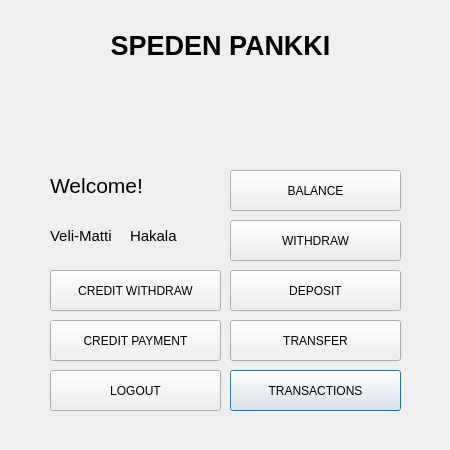
<?xml version="1.0" encoding="UTF-8"?>
<ui version="4.0">
 <class>userWindow_dll</class>
 <widget class="QDialog" name="userWindow_dll">
  <property name="geometry">
   <rect>
    <x>0</x>
    <y>0</y>
    <width>450</width>
    <height>450</height>
   </rect>
  </property>
  <property name="minimumSize">
   <size>
    <width>0</width>
    <height>0</height>
   </size>
  </property>
  <property name="maximumSize">
   <size>
    <width>450</width>
    <height>450</height>
   </size>
  </property>
  <property name="windowTitle">
   <string>Dialog</string>
  </property>
  <widget class="QPushButton" name="transactionButton">
   <property name="geometry">
    <rect>
     <x>230</x>
     <y>370</y>
     <width>171</width>
     <height>41</height>
    </rect>
   </property>
   <property name="maximumSize">
    <size>
     <width>16777215</width>
     <height>16777215</height>
    </size>
   </property>
   <property name="text">
    <string>TRANSACTIONS</string>
   </property>
  </widget>
  <widget class="QPushButton" name="logoutButton">
   <property name="geometry">
    <rect>
     <x>50</x>
     <y>370</y>
     <width>171</width>
     <height>41</height>
    </rect>
   </property>
   <property name="text">
    <string>LOGOUT</string>
   </property>
  </widget>
  <widget class="QPushButton" name="balanceButton">
   <property name="geometry">
    <rect>
     <x>230</x>
     <y>170</y>
     <width>171</width>
     <height>41</height>
    </rect>
   </property>
   <property name="text">
    <string>BALANCE</string>
   </property>
  </widget>
  <widget class="QPushButton" name="transferButton">
   <property name="geometry">
    <rect>
     <x>230</x>
     <y>320</y>
     <width>171</width>
     <height>41</height>
    </rect>
   </property>
   <property name="text">
    <string>TRANSFER</string>
   </property>
  </widget>
  <widget class="QPushButton" name="withdrawButton">
   <property name="geometry">
    <rect>
     <x>230</x>
     <y>220</y>
     <width>171</width>
     <height>41</height>
    </rect>
   </property>
   <property name="text">
    <string>WITHDRAW</string>
   </property>
  </widget>
  <widget class="QPushButton" name="depositButton">
   <property name="geometry">
    <rect>
     <x>230</x>
     <y>270</y>
     <width>171</width>
     <height>41</height>
    </rect>
   </property>
   <property name="text">
    <string>DEPOSIT</string>
   </property>
  </widget>
  <widget class="QLabel" name="fname">
   <property name="geometry">
    <rect>
     <x>50</x>
     <y>210</y>
     <width>81</width>
     <height>51</height>
    </rect>
   </property>
   <property name="font">
    <font>
     <pointsize>11</pointsize>
    </font>
   </property>
   <property name="text">
    <string>Veli-Matti</string>
   </property>
  </widget>
  <widget class="QPushButton" name="creditWithdrawBtn">
   <property name="geometry">
    <rect>
     <x>50</x>
     <y>270</y>
     <width>171</width>
     <height>41</height>
    </rect>
   </property>
   <property name="text">
    <string>CREDIT WITHDRAW</string>
   </property>
  </widget>
  <widget class="QPushButton" name="creditPaymentBtn">
   <property name="geometry">
    <rect>
     <x>50</x>
     <y>320</y>
     <width>171</width>
     <height>41</height>
    </rect>
   </property>
   <property name="text">
    <string>CREDIT PAYMENT</string>
   </property>
  </widget>
  <widget class="QLabel" name="lname">
   <property name="geometry">
    <rect>
     <x>130</x>
     <y>210</y>
     <width>91</width>
     <height>51</height>
    </rect>
   </property>
   <property name="font">
    <font>
     <pointsize>11</pointsize>
    </font>
   </property>
   <property name="text">
    <string>Hakala</string>
   </property>
  </widget>
  <widget class="QLabel" name="label">
   <property name="geometry">
    <rect>
     <x>20</x>
     <y>20</y>
     <width>401</width>
     <height>51</height>
    </rect>
   </property>
   <property name="font">
    <font>
     <pointsize>20</pointsize>
     <bold>true</bold>
    </font>
   </property>
   <property name="text">
    <string>SPEDEN PANKKI</string>
   </property>
   <property name="alignment">
    <set>Qt::AlignmentFlag::AlignCenter</set>
   </property>
  </widget>
  <widget class="QLabel" name="fname_2">
   <property name="geometry">
    <rect>
     <x>50</x>
     <y>160</y>
     <width>161</width>
     <height>51</height>
    </rect>
   </property>
   <property name="font">
    <font>
     <pointsize>16</pointsize>
    </font>
   </property>
   <property name="text">
    <string>Welcome!</string>
   </property>
  </widget>
 </widget>
 <resources/>
 <connections/>
</ui>
